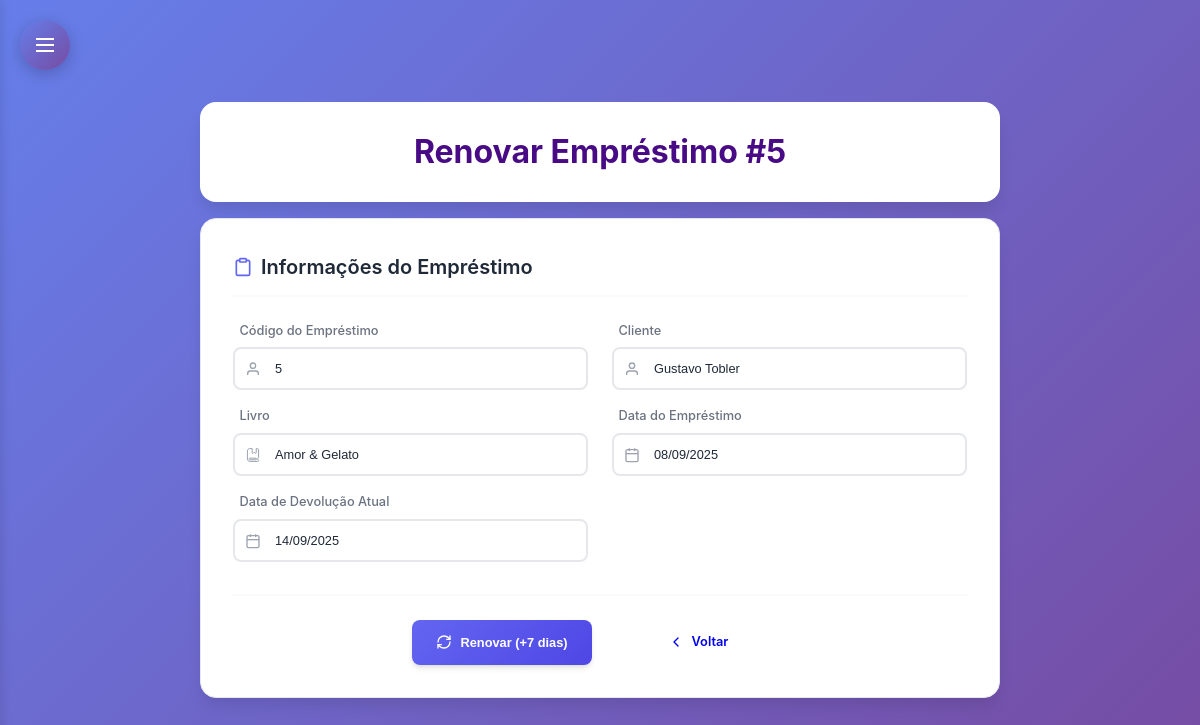
Page /subtelas/renovar_emprestimo.php?id=5 (signed in) on the committed database.
### tables this page shows
CREATE TABLE `emprestimo` (
  `Cod_Emprestimo` int(11) NOT NULL,
  `Cod_Cliente` int(11) NOT NULL,
  `Cod_Livro` int(11) NOT NULL,
  `Data_Emprestimo` date NOT NULL,
  `Data_Devolucao` date NOT NULL,
  `Status_Emprestimo` enum('Pendente','Devolvido') DEFAULT 'Pendente'
);

CREATE TABLE `cliente` (
  `Cod_Cliente` int(11) NOT NULL,
  `Cod_Perfil` int(11) DEFAULT NULL,
  `Nome` varchar(50) NOT NULL,
  `CPF` varchar(15) NOT NULL,
  `Email` varchar(255) NOT NULL,
  `Sexo` varchar(10) NOT NULL,
  `Nome_Responsavel` varchar(50) DEFAULT NULL,
  `Telefone` varchar(20) NOT NULL,
  `Data_Nascimento` date NOT NULL,
  `CEP` varchar(20) NOT NULL,
  `UF` char(2) NOT NULL,
  `Cidade` varchar(30) NOT NULL,
  `Bairro` varchar(30) NOT NULL,
  `Rua` varchar(40) NOT NULL,
  `Num_Residencia` int(11) NOT NULL,
  `Foto` longblob NOT NULL,
  `status` enum('ativo','inativo') DEFAULT 'ativo'
);

CREATE TABLE `livro` (
  `Cod_Livro` int(11) NOT NULL,
  `Cod_Autor` int(11) DEFAULT NULL,
  `Cod_Editora` int(11) DEFAULT NULL,
  `Cod_Doador` int(11) DEFAULT NULL,
  `Cod_Genero` int(11) DEFAULT NULL,
  `Titulo` varchar(50) NOT NULL,
  `Data_Lancamento` varchar(12) DEFAULT NULL,
  `Data_Registro` varchar(12) DEFAULT NULL,
  `Quantidade` int(11) NOT NULL,
  `Num_Prateleira` char(2) DEFAULT NULL,
  `Foto` longblob NOT NULL,
  `status` enum('ativo','inativo') DEFAULT 'ativo'
);

### subtelas/renovar_emprestimo.php (the view, shortened to what this page needs)
<?php
require_once '../conexao.php';
$id = intval($_GET['id']);
$sql = "SELECT
          e.Cod_Emprestimo,
          e.Data_Emprestimo,
          e.Data_Devolucao,
          c.Nome as Nome_Cliente,
          l.Titulo as Nome_Livro
        FROM emprestimo e
        INNER JOIN cliente c ON e.Cod_Cliente = c.Cod_Cliente
        INNER JOIN livro l ON e.Cod_Livro = l.Cod_Livro
        WHERE e.Cod_Emprestimo = :id";
try {
    $stmt = $pdo->prepare($sql);
    $stmt->bindParam(':id', $id, PDO::PARAM_INT);
    $stmt->execute();
    $emprestimo = $stmt->fetch(PDO::FETCH_ASSOC);
} catch (PDOException $e) {
    die("Erro na consulta: " . $e->getMessage());
}
?>
<!DOCTYPE html>
<html lang="pt-BR">
<head>
    <link rel="stylesheet" href="../css/style.css">
    <link rel="stylesheet" href="subtelas_css/cadastros.css">
    <link rel="stylesheet" type="text/css" href="subtelas_css/sidebar-dropdown.css">
</head>
<body>
    <?php include 'includes/sidebar-dropdown.php'; ?>
    <div class="main-container">
        <div class="header">
            <h1>Renovar Empréstimo #<?php echo $emprestimo['Cod_Emprestimo']; ?></h1>
        </div>
        <div class="formulario">
            <div class="form-section">
                <div class="section-title">
                    Informações do Empréstimo
                </div>
                <div class="form-row">
                    <div class="input-group">
                        <label>Código do Empréstimo</label>
                        <div class="input-wrapper">
                            <input type="text" value="<?php echo $emprestimo['Cod_Emprestimo']; ?>" readonly>
                            <svg class="input-icon" width="16" height="16" viewBox="0 0 24 24" fill="none" stroke="currentColor" stroke-width="2">
                                 <path d="M20 21v-2a4 4 0 0 0-4-4H8a4 4 0 0 0-4 4v2"></path>
                                 <circle cx="12" cy="7" r="4"></circle>
                            </svg>
                        </div>
                    </div>
                    <div class="input-group">
                        <label>Cliente</label>
                        <div class="input-wrapper">
                            <input type="text" value="<?php echo $emprestimo['Nome_Cliente']; ?>" readonly>
                            <svg class="input-icon" width="16" height="16" viewBox="0 0 24 24" fill="none" stroke="currentColor" stroke-width="2">
                                 <path d="M20 21v-2a4 4 0 0 0-4-4H8a4 4 0 0 0-4 4v2"></path>
                                 <circle cx="12" cy="7" r="4"></circle>
                            </svg>
                        </div>
                    </div>
                </div>
                <div class="form-row">
                    <div class="input-group">
                        <label>Livro</label>
                        <div class="input-wrapper">
                            <input type="text" value="<?php echo $emprestimo['Nome_Livro']; ?>" readonly>
                        </div>
                    </div>
                    <div class="input-group">
                        <label>Data do Empréstimo</label>
                        <div class="input-wrapper">
                            <input type="text" value="<?php echo date('d/m/Y', strtotime($emprestimo['Data_Emprestimo'])); ?>" readonly>
                            <svg class="input-icon" width="16" height="16" viewBox="0 0 24 24" fill="none" stroke="currentColor" stroke-width="2">
                                    <rect x="3" y="4" width="18" height="18" rx="2" ry="2"></rect>
                                    <line x1="16" y1="2" x2="16" y2="6"></line>
                                    <line x1="8" y1="2" x2="8" y2="6"></line>
                                    <line x1="3" y1="10" x2="21" y2="10"></line>
                                </svg>
                        </div>
                    </div>
                </div>
                <div class="form-row">
                    <div class="input-group">
                        <label>Data de Devolução Atual</label>
                        <div class="input-wrapper">
                            <input type="text" value="<?php echo date('d/m/Y', strtotime($emprestimo['Data_Devolucao'])); ?>" readonly>
                            <svg class="input-icon" width="16" height="16" viewBox="0 0 24 24" fill="none" stroke="currentColor" stroke-width="2">
                                    <rect x="3" y="4" width="18" height="18" rx="2" ry="2"></rect>
                                    <line x1="16" y1="2" x2="16" y2="6"></line>
                                    <line x1="8" y1="2" x2="8" y2="6"></line>
                                    <line x1="3" y1="10" x2="21" y2="10"></line>
                                </svg>
                        </div>
                    </div>
                </div>
            </div>
            <div class="form-actions">
                <button type="button" onclick="renovarAutomatico()" class="btn btn-primary">
                    Renovar (+7 dias)
                </button>
                <a href="consultar_emprestimo.php" class="btn btn-back">
                    <svg xmlns="http://www.w3.org/2000/svg" width="16" height="16" viewBox="0 0 24 24" fill="none" stroke="currentColor" stroke-width="2" stroke-linecap="round" stroke-linejoin="round">
                        <path d="m15 18-6-6 6-6"/>
                    </svg>
                    Voltar
                </a>
            </div>
        </div>
    </div>
</body>
</html>

### css/style.css (style rules this page uses)
:root { --primary-color: #6366f1; --primary-dark: #4f46e5; --primary-light: #a5b4fc; --secondary-color: #f59e0b; --secondary-dark: #d97706; --accent-color: #ec4899; --accent-light: #f9a8d4; --text-primary: #1f2937; --text-secondary: #6b7280; --text-muted: #9ca3af; --bg-primary: #ffffff; --bg-secondary: #f9fafb; --bg-tertiary: #f3f4f6; --border-color: #e5e7eb; --border-focus: #6366f1; --shadow-sm: 0 1px 2px 0 rgb(0 0 0 / 0.05); --shadow-md: 0 4px 6px -1px rgb(0 0 0 / 0.1), 0 2px 4px -2px rgb(0 0 0 / 0.1); --shadow-lg: 0 10px 15px -3px rgb(0 0 0 / 0.1), 0 4px 6px -4px rgb(0 0 0 / 0.1); --shadow-xl: 0 20px 25px -5px rgb(0 0 0 / 0.1), 0 8px 10px -6px rgb(0 0 0 / 0.1); --radius-sm: 0.375rem; --radius-md: 0.5rem; --radius-lg: 0.75rem; --radius-xl: 1rem; --radius-2xl: 1.5rem; --transition: all 0.2s cubic-bezier(0.4, 0, 0.2, 1); }
* { margin: 0; padding: 0; box-sizing: border-box; }
body { font-family: 'Segoe UI', Tahoma, Geneva, Verdana, sans-serif; background: linear-gradient(135deg, #a6cce4 0%, #bca8cf 100%); min-height: 100vh; color: #333; }
body { padding-top: 180px; }

### subtelas/renovar_emprestimo.php (style rules this page uses)
body { display: flex; justify-content: center; align-items: center; min-height: 100vh; margin: 0; padding: 1rem; }
.main-container { width: 100%; max-width: 800px; display: flex; flex-direction: column; align-items: center; }
.header { background: white; border-radius: 1rem; padding: 1.5rem; margin-bottom: 1rem; box-shadow: 0 10px 15px -3px rgba(0, 0, 0, 0.1); width: 100%; text-align: center; }
.header h1 { font-size: 2rem; font-weight: 700; color: #480b85; margin: 0; }
.formulario { background: white; padding: 2rem; border-radius: 1rem; box-shadow: 0 10px 15px -3px rgba(0, 0, 0, 0.1); width: 100%; border: 1px solid #e5e7eb; }

### rows in the picture
emprestimo: Cod_Emprestimo "5", Cod_Cliente.Nome "Gustavo Tobler", Cod_Livro.Titulo "Amor & Gelato", Data_Emprestimo "08/09/2025", Data_Devolucao "14/09/2025"
